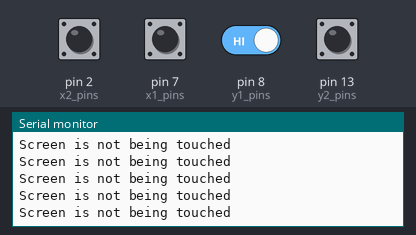
Simulated run of this sketch. Board: Arduino Uno, built with avr-gcc and run on an emulated ATmega328P. Parts: the last lines printed to the serial monitor. The inputs (shaded band) are chosen by the test bench; at power-on: pin 2 (x2_pins), pin 7 (x1_pins), pin 8 (y1_pins), pin 13 (y2_pins) HIGH.

Above: at 1.2 s.
1.3 s: pin 2 (x2_pins) driven LOW and pin 8 (y1_pins) driven LOW
At 2.4 s:
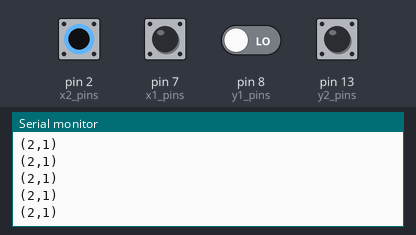
3.2 s: pin 2 (x2_pins) driven HIGH
At 4.3 s:
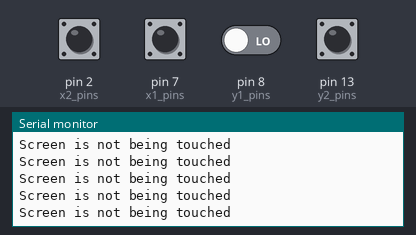
6.2 s: pin 7 (x1_pins) pulled LOW for 0.15 s
9.3 s: pin 7 (x1_pins) pulled LOW for 1 s
13.3 s: pin 2 (x2_pins) pulsed LOW 2 times (0.12 s each, 0.3 s apart)
16.9 s: pin 2 (x2_pins) driven LOW
At 17.7 s:
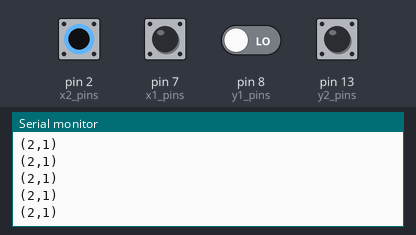

The sketch:

touchscreen.ino
```cpp
/*
 * Adam Welker   BYU ECEN 301    02/2021
 *
 * A program that senses where a user is touching on a 2D capacitance grid
 *
 * This program is based on a.) An arduino project by Arduino “having11” Guy
 * posted on the arduino project hub at : https://create.arduino.cc/projecthub/gatoninja236/capacitive-touch-sensing-grid-f98144?ref=search&ref_id=capacitor&offset=3
 * and also on the touchy feely lamp from the starter kit projects
 *
 * Libraries needed -- CapacitiveSensor: available on the library manager
 */


#define X1_CAP 100
#define X2_CAP 70
#define Y1_CAP 40
#define Y2_CAP 30


#define MODE  1 // if mode is below 0, program is in debug mode

// import libraries and set up grid vars

#include<CapacitiveSensor.h>

const int y1_pins[] = {11,8};
const int y2_pins[] = {11,13};

const int x1_pins[] = {5,7};
const int x2_pins[] = {5,2};

// make Capacitive Sensors

CapacitiveSensor x1 = CapacitiveSensor(x1_pins[0],x1_pins[1]);
CapacitiveSensor x2 = CapacitiveSensor(x2_pins[0],x2_pins[1]);

CapacitiveSensor y1 = CapacitiveSensor(y1_pins[0],y1_pins[1]);
CapacitiveSensor y2 = CapacitiveSensor(y2_pins[0],y2_pins[1]);

void setup()
{
  // Open a serial connection
  Serial.begin(9600);
}

void loop()
{
  //Read the capacitance at each grid value
  int x1_read = x1.capacitiveSensor(30);
  int x2_read = x2.capacitiveSensor(30);

  int y1_read = y1.capacitiveSensor(30);
  int y2_read = y2.capacitiveSensor(30);

  if(MODE < 0)
  {
    Serial.print(x1_read);
    Serial.print('\t');
    Serial.print(x2_read);
    Serial.print('\t');


    Serial.print(y1_read);
    Serial.print('\t');
    Serial.println(y2_read);
  }

  else
  {
    int x_index = 0;
    int y_index = 0;

    if(x1_read > X1_CAP)
    {
      x_index = 1;
    }
    else if(x2_read > X2_CAP)
    {
      x_index = 2;
    }

    if(y1_read > Y1_CAP)
    {
      y_index = 1;
    }
    else if(y2_read > Y2_CAP)
    {
      y_index = 2;
    }

    if(x_index == 0 || y_index == 0)
    {
      Serial.println("Screen is not being touched");
    }
    else
    {
      Serial.print("(");
      Serial.print(x_index);
      Serial.print(',');
      Serial.print(y_index);
      Serial.println(')');
    }


  }
}
```

Measured:
- after the input at 1.3 s, the serial monitor: prints a new line after 0.07 s (image 1)
- after the input at 16.9 s, the serial monitor: prints a new line after 0.07 s (image 3)
